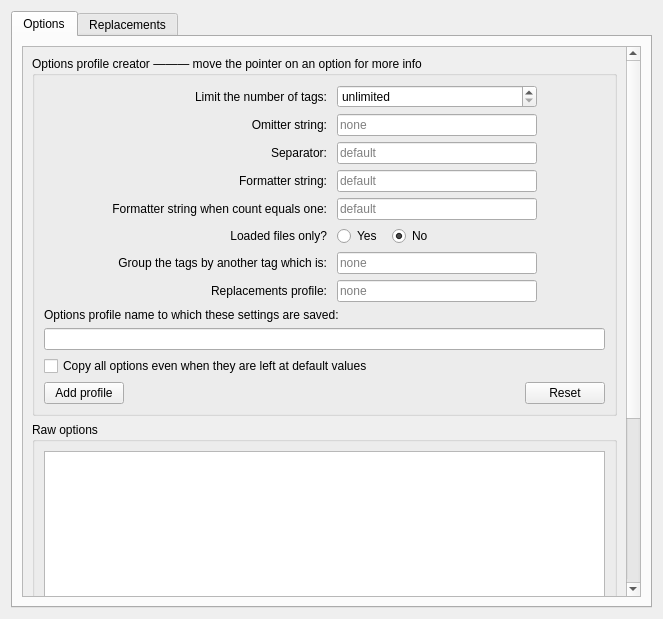
<?xml version="1.0" encoding="UTF-8"?>
<ui version="4.0">
 <class>AlbumLevelTagsOptionsPage</class>
 <widget class="QWidget" name="AlbumLevelTagsOptionsPage">
  <property name="geometry">
   <rect>
    <x>0</x>
    <y>0</y>
    <width>663</width>
    <height>619</height>
   </rect>
  </property>
  <property name="sizePolicy">
   <sizepolicy hsizetype="Preferred" vsizetype="Preferred">
    <horstretch>0</horstretch>
    <verstretch>0</verstretch>
   </sizepolicy>
  </property>
  <property name="minimumSize">
   <size>
    <width>0</width>
    <height>0</height>
   </size>
  </property>
  <property name="windowTitle">
   <string/>
  </property>
  <layout class="QGridLayout" name="gridLayout">
   <item row="0" column="0">
    <widget class="QTabWidget" name="tabWidget">
     <property name="currentIndex">
      <number>0</number>
     </property>
     <widget class="QWidget" name="options_tab">
      <attribute name="title">
       <string>Options</string>
      </attribute>
      <layout class="QGridLayout" name="gridLayout_2">
       <item row="0" column="0">
        <widget class="QScrollArea" name="scrollArea">
         <property name="verticalScrollBarPolicy">
          <enum>Qt::ScrollBarAlwaysOn</enum>
         </property>
         <property name="widgetResizable">
          <bool>true</bool>
         </property>
         <widget class="QWidget" name="scrollAreaWidgetContents">
          <property name="geometry">
           <rect>
            <x>0</x>
            <y>0</y>
            <width>602</width>
            <height>774</height>
           </rect>
          </property>
          <layout class="QVBoxLayout" name="verticalLayout_2">
           <item>
            <widget class="QGroupBox" name="groupBox">
             <property name="sizePolicy">
              <sizepolicy hsizetype="Preferred" vsizetype="Maximum">
               <horstretch>0</horstretch>
               <verstretch>0</verstretch>
              </sizepolicy>
             </property>
             <property name="title">
              <string>Options profile creator ——— move the pointer on an option for more info</string>
             </property>
             <layout class="QVBoxLayout" name="verticalLayout">
              <item>
               <layout class="QHBoxLayout" name="horizontalLayout_14">
                <item>
                 <spacer name="horizontalSpacer_3">
                  <property name="orientation">
                   <enum>Qt::Horizontal</enum>
                  </property>
                  <property name="sizeHint" stdset="0">
                   <size>
                    <width>40</width>
                    <height>20</height>
                   </size>
                  </property>
                 </spacer>
                </item>
                <item>
                 <layout class="QGridLayout" name="gridLayout_5">
                  <property name="horizontalSpacing">
                   <number>10</number>
                  </property>
                  <item row="1" column="0">
                   <widget class="QLabel" name="label_2">
                    <property name="minimumSize">
                     <size>
                      <width>200</width>
                      <height>0</height>
                     </size>
                    </property>
                    <property name="text">
                     <string>Limit the number of tags:</string>
                    </property>
                    <property name="alignment">
                     <set>Qt::AlignRight|Qt::AlignTrailing|Qt::AlignVCenter</set>
                    </property>
                   </widget>
                  </item>
                  <item row="3" column="0">
                   <widget class="QLabel" name="label_4">
                    <property name="minimumSize">
                     <size>
                      <width>200</width>
                      <height>0</height>
                     </size>
                    </property>
                    <property name="text">
                     <string>Separator:</string>
                    </property>
                    <property name="alignment">
                     <set>Qt::AlignRight|Qt::AlignTrailing|Qt::AlignVCenter</set>
                    </property>
                   </widget>
                  </item>
                  <item row="1" column="1">
                   <widget class="QSpinBox" name="spinBox">
                    <property name="enabled">
                     <bool>true</bool>
                    </property>
                    <property name="sizePolicy">
                     <sizepolicy hsizetype="Fixed" vsizetype="Fixed">
                      <horstretch>0</horstretch>
                      <verstretch>0</verstretch>
                     </sizepolicy>
                    </property>
                    <property name="minimumSize">
                     <size>
                      <width>200</width>
                      <height>0</height>
                     </size>
                    </property>
                    <property name="toolTip">
                     <string>A number which limits the length of the list to the most common tags.

Default: unlimited</string>
                    </property>
                    <property name="specialValueText">
                     <string>unlimited</string>
                    </property>
                    <property name="minimum">
                     <number>0</number>
                    </property>
                    <property name="value">
                     <number>0</number>
                    </property>
                   </widget>
                  </item>
                  <item row="6" column="0">
                   <widget class="QLabel" name="label">
                    <property name="minimumSize">
                     <size>
                      <width>200</width>
                      <height>0</height>
                     </size>
                    </property>
                    <property name="text">
                     <string>Loaded files only?</string>
                    </property>
                    <property name="alignment">
                     <set>Qt::AlignRight|Qt::AlignTrailing|Qt::AlignVCenter</set>
                    </property>
                   </widget>
                  </item>
                  <item row="5" column="1">
                   <widget class="QLineEdit" name="lineEdit_4">
                    <property name="sizePolicy">
                     <sizepolicy hsizetype="Fixed" vsizetype="Fixed">
                      <horstretch>0</horstretch>
                      <verstretch>0</verstretch>
                     </sizepolicy>
                    </property>
                    <property name="minimumSize">
                     <size>
                      <width>200</width>
                      <height>0</height>
                     </size>
                    </property>
                    <property name="toolTip">
                     <string>Python formatter string to be used in case the count of a tag is one.

Default: the same as the other formatter string</string>
                    </property>
                    <property name="text">
                     <string/>
                    </property>
                    <property name="placeholderText">
                     <string>default</string>
                    </property>
                   </widget>
                  </item>
                  <item row="2" column="0">
                   <widget class="QLabel" name="label_3">
                    <property name="minimumSize">
                     <size>
                      <width>200</width>
                      <height>0</height>
                     </size>
                    </property>
                    <property name="text">
                     <string>Omitter string:</string>
                    </property>
                    <property name="alignment">
                     <set>Qt::AlignRight|Qt::AlignTrailing|Qt::AlignVCenter</set>
                    </property>
                   </widget>
                  </item>
                  <item row="2" column="1">
                   <widget class="QLineEdit" name="lineEdit">
                    <property name="sizePolicy">
                     <sizepolicy hsizetype="Fixed" vsizetype="Fixed">
                      <horstretch>0</horstretch>
                      <verstretch>0</verstretch>
                     </sizepolicy>
                    </property>
                    <property name="minimumSize">
                     <size>
                      <width>200</width>
                      <height>0</height>
                     </size>
                    </property>
                    <property name="toolTip">
                     <string>A string which will be added at the end of the tags in case the
length limit omitted some tags from being shown.

Default: nothing</string>
                    </property>
                    <property name="placeholderText">
                     <string>none</string>
                    </property>
                   </widget>
                  </item>
                  <item row="4" column="1">
                   <widget class="QLineEdit" name="lineEdit_3">
                    <property name="sizePolicy">
                     <sizepolicy hsizetype="Fixed" vsizetype="Fixed">
                      <horstretch>0</horstretch>
                      <verstretch>0</verstretch>
                     </sizepolicy>
                    </property>
                    <property name="minimumSize">
                     <size>
                      <width>200</width>
                      <height>0</height>
                     </size>
                    </property>
                    <property name="toolTip">
                     <string>A Python string formatter. &quot;{0}&quot; alone means only a tag itself is shown,
&quot;{1}&quot; is the count of the tag.

Exception: for the &quot;media&quot; tag, the count is the number of mediums a media
format appears on.

Defaults:
&quot;{0}&quot; for the album_level_list function.
&quot;{:.0f}&quot; for the album_level_average function.</string>
                    </property>
                    <property name="text">
                     <string/>
                    </property>
                    <property name="placeholderText">
                     <string>default</string>
                    </property>
                   </widget>
                  </item>
                  <item row="6" column="1">
                   <layout class="QHBoxLayout" name="horizontalLayout_2">
                    <property name="spacing">
                     <number>10</number>
                    </property>
                    <item>
                     <widget class="QRadioButton" name="radioButton_2">
                      <property name="toolTip">
                       <string>Yes: only tracks with files attached to them are looped through when looking for tags.
No: all tracks are looped through when looking for tags.

Default: No</string>
                      </property>
                      <property name="text">
                       <string>Yes</string>
                      </property>
                     </widget>
                    </item>
                    <item>
                     <widget class="QRadioButton" name="radioButton">
                      <property name="toolTip">
                       <string>Yes: only tracks with files attached to them are looped through when looking for tags.
No: all tracks are looped through when looking for tags.

Default: No</string>
                      </property>
                      <property name="text">
                       <string>No</string>
                      </property>
                      <property name="checked">
                       <bool>true</bool>
                      </property>
                     </widget>
                    </item>
                    <item>
                     <spacer name="horizontalSpacer">
                      <property name="orientation">
                       <enum>Qt::Horizontal</enum>
                      </property>
                      <property name="sizeHint" stdset="0">
                       <size>
                        <width>0</width>
                        <height>0</height>
                       </size>
                      </property>
                     </spacer>
                    </item>
                   </layout>
                  </item>
                  <item row="4" column="0">
                   <widget class="QLabel" name="label_5">
                    <property name="minimumSize">
                     <size>
                      <width>200</width>
                      <height>0</height>
                     </size>
                    </property>
                    <property name="text">
                     <string>Formatter string:</string>
                    </property>
                    <property name="alignment">
                     <set>Qt::AlignRight|Qt::AlignTrailing|Qt::AlignVCenter</set>
                    </property>
                   </widget>
                  </item>
                  <item row="5" column="0">
                   <widget class="QLabel" name="label_6">
                    <property name="minimumSize">
                     <size>
                      <width>200</width>
                      <height>0</height>
                     </size>
                    </property>
                    <property name="text">
                     <string>Formatter string when count equals one:</string>
                    </property>
                    <property name="alignment">
                     <set>Qt::AlignRight|Qt::AlignTrailing|Qt::AlignVCenter</set>
                    </property>
                   </widget>
                  </item>
                  <item row="7" column="1">
                   <widget class="QLineEdit" name="lineEdit_5">
                    <property name="toolTip">
                     <string>Only has an effect with the album_level_average function.

Default: no grouping</string>
                    </property>
                    <property name="placeholderText">
                     <string>none</string>
                    </property>
                   </widget>
                  </item>
                  <item row="7" column="0">
                   <widget class="QLabel" name="label_7">
                    <property name="minimumSize">
                     <size>
                      <width>200</width>
                      <height>0</height>
                     </size>
                    </property>
                    <property name="text">
                     <string>Group the tags by another tag which is:</string>
                    </property>
                    <property name="alignment">
                     <set>Qt::AlignRight|Qt::AlignTrailing|Qt::AlignVCenter</set>
                    </property>
                   </widget>
                  </item>
                  <item row="3" column="1">
                   <widget class="QLineEdit" name="lineEdit_2">
                    <property name="sizePolicy">
                     <sizepolicy hsizetype="Fixed" vsizetype="Fixed">
                      <horstretch>0</horstretch>
                      <verstretch>0</verstretch>
                     </sizepolicy>
                    </property>
                    <property name="minimumSize">
                     <size>
                      <width>200</width>
                      <height>0</height>
                     </size>
                    </property>
                    <property name="toolTip">
                     <string>A string added in between multiple tags.

Default: &quot;; &quot;</string>
                    </property>
                    <property name="placeholderText">
                     <string>default</string>
                    </property>
                   </widget>
                  </item>
                  <item row="8" column="0">
                   <widget class="QLabel" name="label_8">
                    <property name="minimumSize">
                     <size>
                      <width>200</width>
                      <height>0</height>
                     </size>
                    </property>
                    <property name="text">
                     <string>Replacements profile:</string>
                    </property>
                    <property name="alignment">
                     <set>Qt::AlignRight|Qt::AlignTrailing|Qt::AlignVCenter</set>
                    </property>
                   </widget>
                  </item>
                  <item row="8" column="1">
                   <widget class="QLineEdit" name="lineEdit_6">
                    <property name="toolTip">
                     <string>See the replacements tab.

Default: no replacements</string>
                    </property>
                    <property name="placeholderText">
                     <string>none</string>
                    </property>
                   </widget>
                  </item>
                 </layout>
                </item>
                <item>
                 <spacer name="horizontalSpacer_2">
                  <property name="orientation">
                   <enum>Qt::Horizontal</enum>
                  </property>
                  <property name="sizeHint" stdset="0">
                   <size>
                    <width>40</width>
                    <height>20</height>
                   </size>
                  </property>
                 </spacer>
                </item>
               </layout>
              </item>
              <item>
               <widget class="QLabel" name="label6">
                <property name="text">
                 <string>Options profile name to which these settings are saved:</string>
                </property>
               </widget>
              </item>
              <item>
               <layout class="QHBoxLayout" name="horizontalLayout_3">
                <item>
                 <widget class="QLineEdit" name="lineEdit_7">
                  <property name="toolTip">
                   <string>Options profile name is the optional second parameter of
$album_level() and $album_level_average().</string>
                  </property>
                 </widget>
                </item>
               </layout>
              </item>
              <item>
               <widget class="QCheckBox" name="checkBox_copy_defaults">
                <property name="toolTip">
                 <string>Makes the raw options harder to read but easier to edit by hand.</string>
                </property>
                <property name="text">
                 <string>Copy all options even when they are left at default values</string>
                </property>
               </widget>
              </item>
              <item>
               <layout class="QHBoxLayout" name="horizontalLayout">
                <property name="spacing">
                 <number>10</number>
                </property>
                <item>
                 <widget class="QPushButton" name="pushButton_2">
                  <property name="sizePolicy">
                   <sizepolicy hsizetype="Fixed" vsizetype="Fixed">
                    <horstretch>0</horstretch>
                    <verstretch>0</verstretch>
                   </sizepolicy>
                  </property>
                  <property name="toolTip">
                   <string>Add the above settings to an options profile.</string>
                  </property>
                  <property name="text">
                   <string>Add profile</string>
                  </property>
                 </widget>
                </item>
                <item>
                 <widget class="QLabel" name="label_error">
                  <property name="sizePolicy">
                   <sizepolicy hsizetype="Minimum" vsizetype="Maximum">
                    <horstretch>0</horstretch>
                    <verstretch>0</verstretch>
                   </sizepolicy>
                  </property>
                  <property name="text">
                   <string/>
                  </property>
                 </widget>
                </item>
                <item>
                 <widget class="QPushButton" name="pushButton_3">
                  <property name="sizePolicy">
                   <sizepolicy hsizetype="Fixed" vsizetype="Fixed">
                    <horstretch>0</horstretch>
                    <verstretch>0</verstretch>
                   </sizepolicy>
                  </property>
                  <property name="toolTip">
                   <string>Resets the above fields to their defaults.</string>
                  </property>
                  <property name="text">
                   <string>Reset</string>
                  </property>
                 </widget>
                </item>
               </layout>
              </item>
             </layout>
            </widget>
           </item>
           <item>
            <widget class="QGroupBox" name="groupBox_raw">
             <property name="sizePolicy">
              <sizepolicy hsizetype="Preferred" vsizetype="Preferred">
               <horstretch>0</horstretch>
               <verstretch>0</verstretch>
              </sizepolicy>
             </property>
             <property name="title">
              <string>Raw options</string>
             </property>
             <layout class="QVBoxLayout" name="_4" stretch="0,0">
              <property name="spacing">
               <number>2</number>
              </property>
              <property name="leftMargin">
               <number>9</number>
              </property>
              <property name="topMargin">
               <number>9</number>
              </property>
              <property name="rightMargin">
               <number>9</number>
              </property>
              <property name="bottomMargin">
               <number>9</number>
              </property>
              <item>
               <widget class="QPlainTextEdit" name="plainTextEdit_raw">
                <property name="sizePolicy">
                 <sizepolicy hsizetype="Expanding" vsizetype="Expanding">
                  <horstretch>0</horstretch>
                  <verstretch>0</verstretch>
                 </sizepolicy>
                </property>
                <property name="minimumSize">
                 <size>
                  <width>0</width>
                  <height>350</height>
                 </size>
                </property>
                <property name="lineWrapMode">
                 <enum>QPlainTextEdit::NoWrap</enum>
                </property>
               </widget>
              </item>
              <item>
               <layout class="QHBoxLayout" name="horizontalLayout_raw">
                <property name="spacing">
                 <number>10</number>
                </property>
                <property name="topMargin">
                 <number>2</number>
                </property>
                <item>
                 <widget class="QPushButton" name="pushButton_valid_raw">
                  <property name="sizePolicy">
                   <sizepolicy hsizetype="Fixed" vsizetype="Fixed">
                    <horstretch>0</horstretch>
                    <verstretch>0</verstretch>
                   </sizepolicy>
                  </property>
                  <property name="toolTip">
                   <string>Checks the syntax and verifies that the options look right.
Note that the options can still be faulty in other ways.</string>
                  </property>
                  <property name="text">
                   <string>Validate</string>
                  </property>
                 </widget>
                </item>
                <item>
                 <widget class="QLabel" name="label_valid_raw">
                  <property name="wordWrap">
                   <bool>true</bool>
                  </property>
                 </widget>
                </item>
                <item>
                 <widget class="QLabel" name="label_syntax_raw">
                  <property name="sizePolicy">
                   <sizepolicy hsizetype="Maximum" vsizetype="Preferred">
                    <horstretch>0</horstretch>
                    <verstretch>0</verstretch>
                   </sizepolicy>
                  </property>
                  <property name="text">
                   <string>Syntax: JSON</string>
                  </property>
                  <property name="alignment">
                   <set>Qt::AlignRight|Qt::AlignTop|Qt::AlignTrailing</set>
                  </property>
                 </widget>
                </item>
               </layout>
              </item>
             </layout>
            </widget>
           </item>
          </layout>
         </widget>
        </widget>
       </item>
      </layout>
     </widget>
     <widget class="QWidget" name="replacements_tab">
      <attribute name="title">
       <string>Replacements</string>
      </attribute>
      <layout class="QGridLayout" name="gridLayout_3">
       <item row="0" column="0">
        <widget class="QGroupBox" name="groupBox_raw_2">
         <property name="sizePolicy">
          <sizepolicy hsizetype="Preferred" vsizetype="Preferred">
           <horstretch>0</horstretch>
           <verstretch>0</verstretch>
          </sizepolicy>
         </property>
         <property name="title">
          <string>Raw replacements</string>
         </property>
         <layout class="QVBoxLayout" stretch="0,0">
          <property name="spacing">
           <number>2</number>
          </property>
          <property name="leftMargin">
           <number>9</number>
          </property>
          <property name="topMargin">
           <number>9</number>
          </property>
          <property name="rightMargin">
           <number>9</number>
          </property>
          <property name="bottomMargin">
           <number>9</number>
          </property>
          <item>
           <widget class="QPlainTextEdit" name="plainTextEdit_raw_2">
            <property name="sizePolicy">
             <sizepolicy hsizetype="Expanding" vsizetype="Expanding">
              <horstretch>0</horstretch>
              <verstretch>0</verstretch>
             </sizepolicy>
            </property>
           </widget>
          </item>
          <item>
           <layout class="QHBoxLayout" name="horizontalLayout_raw_2">
            <property name="spacing">
             <number>10</number>
            </property>
            <property name="topMargin">
             <number>2</number>
            </property>
            <item>
             <widget class="QPushButton" name="pushButton_valid_raw_2">
              <property name="sizePolicy">
               <sizepolicy hsizetype="Fixed" vsizetype="Fixed">
                <horstretch>0</horstretch>
                <verstretch>0</verstretch>
               </sizepolicy>
              </property>
              <property name="toolTip">
               <string>Checks the syntax.</string>
              </property>
              <property name="text">
               <string>Validate</string>
              </property>
             </widget>
            </item>
            <item>
             <widget class="QLabel" name="label_valid_raw_2">
              <property name="wordWrap">
               <bool>true</bool>
              </property>
             </widget>
            </item>
            <item>
             <widget class="QLabel" name="label_syntax_raw_2">
              <property name="sizePolicy">
               <sizepolicy hsizetype="Maximum" vsizetype="Preferred">
                <horstretch>0</horstretch>
                <verstretch>0</verstretch>
               </sizepolicy>
              </property>
              <property name="text">
               <string>Syntax: JSON</string>
              </property>
              <property name="alignment">
               <set>Qt::AlignRight|Qt::AlignTop|Qt::AlignTrailing</set>
              </property>
             </widget>
            </item>
           </layout>
          </item>
         </layout>
        </widget>
       </item>
      </layout>
     </widget>
    </widget>
   </item>
  </layout>
 </widget>
 <resources/>
 <connections/>
</ui>
